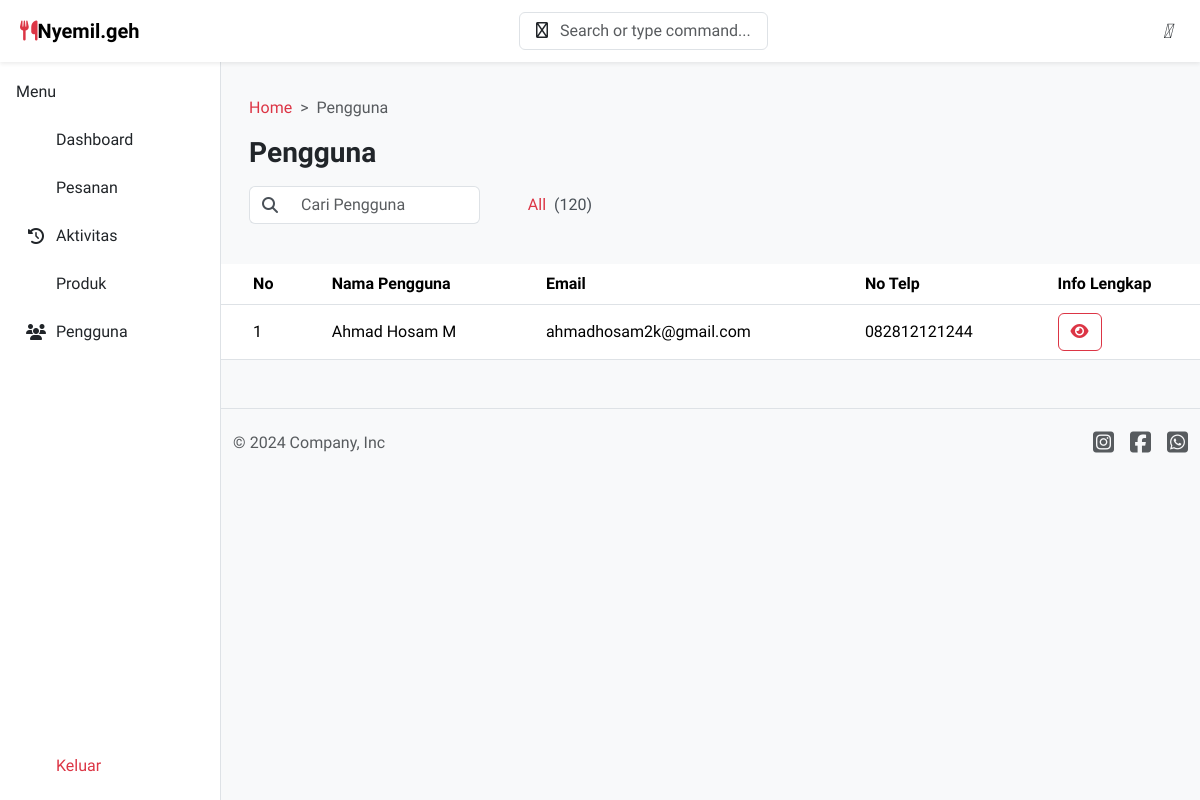
Screenshot of /Dashboard/index.php?page=4 (signed in) with the database file from the repository.
### tables this page shows
CREATE TABLE IF NOT EXISTS `users` (
  `id` int NOT NULL AUTO_INCREMENT,
  `username` varchar(50) DEFAULT NULL,
  `email` varchar(100) DEFAULT NULL,
  `password` varchar(255) DEFAULT NULL,
  `google_id` varchar(255) DEFAULT NULL,
  `address` varchar(255) DEFAULT NULL,
  `no_telp` varchar(20) DEFAULT NULL,
  `created_at` timestamp NULL DEFAULT CURRENT_TIMESTAMP,
  PRIMARY KEY (`id`),
  UNIQUE KEY `email` (`email`)
);

### Dashboard/src/components/phplogic/function.php (called while the page is built, shortened)
<?php
require "database.php";
function tampiluser($query){
    global $dat4bas3;
    $rows = [];
    $result = mysqli_query($dat4bas3, $query);
    while ($produk = mysqli_fetch_assoc($result)){
        $rows[] = $produk;
    }
    return $rows;
}
?>

### Dashboard/src/components/user.php (the view, shortened to what this page needs)
<div class="container-fluid">
    <div class="p-3">
        <nav style="--bs-breadcrumb-divider: '>';" aria-label="breadcrumb">
            <ol class="breadcrumb">
                <li class="breadcrumb-item "><a class="text-decoration-none link-danger" href="index.php">Home</a></li>
                <li class="breadcrumb-item active" aria-current="page">Pengguna</li>
            </ol>
        </nav>
        <h3 class="fw-bolder">Pengguna</h3>
        <div class="d-flex align-items-center gap-5 mt-3">
            <div class="input-group w-25">
                <span class="input-group-text border-end-0" style="background-color : white;"><i class="fa-solid fa-magnifying-glass text-dark-emphasis"></i></span>
                <input type="text" class="form-control border-start-0" placeholder="Cari Pengguna" aria-label="search">
            </div>
            <div class="d-flex gap-3">
                <a class="text-decoration-none link-danger" href="#">All<span class="text-dark-emphasis ps-2">(120)</span></a>
            </div>
        </div>
    </div>
</div>
<?php
$datausr = tampiluser("SELECT * FROM users");
?>
<table class="table mt-4 table-hover oapu">
    <thead>
        <tr>
        <th scope="col">No</th>
        <th scope="col">Nama Pengguna</th>
        <th scope="col">Email</th>
        <th scope="col">No Telp</th>
        <th scope="col">Info Lengkap</th>
        </tr>
    </thead>
    <tbody>
        <?php
        $no = 1;
        foreach ($datausr as $user) :
        ?>
        <tr>
            <td scope="row"><?= $no ?></td>
            <td><?= $user["username"] ?></td>
            <td><?= $user["email"] ?></td>
            <td><?= $user["no_telp"] ?></td>
            <td>
                <form action="" method="post" enctype="multipart/form-data">
                    <button type="submit" class="btn btn-outline-danger"><i class="fa-solid fa-eye"></i></button>
                </form>
            </td>
        </tr>
        <?php
        $no++;
        endforeach
        ?>
    </tbody>
</table>

### Dashboard/style.css (style rules this page uses)
* { font-family: "Funnel Sans", serif; }
.oapu th, .oapu td { padding-left: 2rem; padding-right: -2rem; vertical-align: middle; }

### rows the page displays
users: username "Ahmad Hosam M", email "ahmadhosam2k@gmail.com", no_telp "082812121244"
